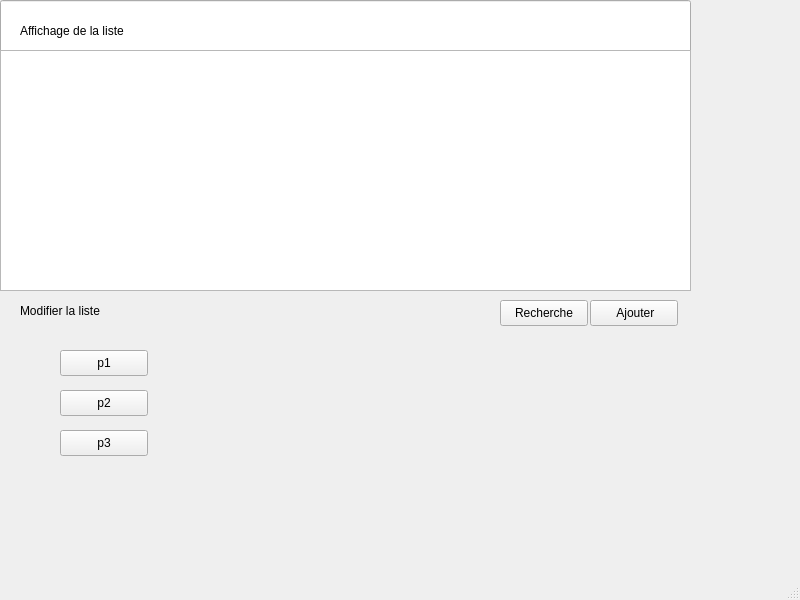
<?xml version="1.0" encoding="UTF-8"?>
<ui version="4.0">
 <class>MainWindow</class>
 <widget class="QMainWindow" name="MainWindow">
  <property name="geometry">
   <rect>
    <x>0</x>
    <y>0</y>
    <width>800</width>
    <height>600</height>
   </rect>
  </property>
  <property name="windowTitle">
   <string>MainWindow</string>
  </property>
  <widget class="QWidget" name="centralwidget">
   <widget class="QStackedWidget" name="stackedWidget">
    <property name="geometry">
     <rect>
      <x>0</x>
      <y>290</y>
      <width>691</width>
      <height>241</height>
     </rect>
    </property>
    <widget class="QWidget" name="page">
     <widget class="QPushButton" name="Button_p1">
      <property name="geometry">
       <rect>
        <x>60</x>
        <y>60</y>
        <width>88</width>
        <height>26</height>
       </rect>
      </property>
      <property name="text">
       <string>p1</string>
      </property>
     </widget>
     <widget class="QPushButton" name="Bouton_ajouter">
      <property name="geometry">
       <rect>
        <x>590</x>
        <y>10</y>
        <width>88</width>
        <height>26</height>
       </rect>
      </property>
      <property name="text">
       <string> Ajouter</string>
      </property>
     </widget>
     <widget class="QPushButton" name="Button_p2">
      <property name="geometry">
       <rect>
        <x>60</x>
        <y>100</y>
        <width>88</width>
        <height>26</height>
       </rect>
      </property>
      <property name="text">
       <string>p2</string>
      </property>
     </widget>
     <widget class="QPushButton" name="Button_p3">
      <property name="geometry">
       <rect>
        <x>60</x>
        <y>140</y>
        <width>88</width>
        <height>26</height>
       </rect>
      </property>
      <property name="text">
       <string>p3</string>
      </property>
     </widget>
     <widget class="QLabel" name="label_title2">
      <property name="geometry">
       <rect>
        <x>20</x>
        <y>10</y>
        <width>471</width>
        <height>21</height>
       </rect>
      </property>
      <property name="text">
       <string>Modifier la liste</string>
      </property>
     </widget>
     <widget class="QPushButton" name="bouton_recherche">
      <property name="geometry">
       <rect>
        <x>500</x>
        <y>10</y>
        <width>88</width>
        <height>26</height>
       </rect>
      </property>
      <property name="text">
       <string>Recherche</string>
      </property>
     </widget>
    </widget>
    <widget class="QWidget" name="page_2"/>
   </widget>
   <widget class="QLineEdit" name="lineEdit">
    <property name="geometry">
     <rect>
      <x>0</x>
      <y>0</y>
      <width>691</width>
      <height>291</height>
     </rect>
    </property>
   </widget>
   <widget class="QLabel" name="label_title1">
    <property name="geometry">
     <rect>
      <x>20</x>
      <y>20</y>
      <width>641</width>
      <height>21</height>
     </rect>
    </property>
    <property name="text">
     <string>Affichage de la liste</string>
    </property>
   </widget>
   <widget class="QTextEdit" name="textEdit_affichage">
    <property name="geometry">
     <rect>
      <x>0</x>
      <y>50</y>
      <width>691</width>
      <height>241</height>
     </rect>
    </property>
   </widget>
  </widget>
  <widget class="QMenuBar" name="menubar">
   <property name="geometry">
    <rect>
     <x>0</x>
     <y>0</y>
     <width>800</width>
     <height>23</height>
    </rect>
   </property>
  </widget>
  <widget class="QStatusBar" name="statusbar"/>
 </widget>
 <resources/>
 <connections/>
</ui>
